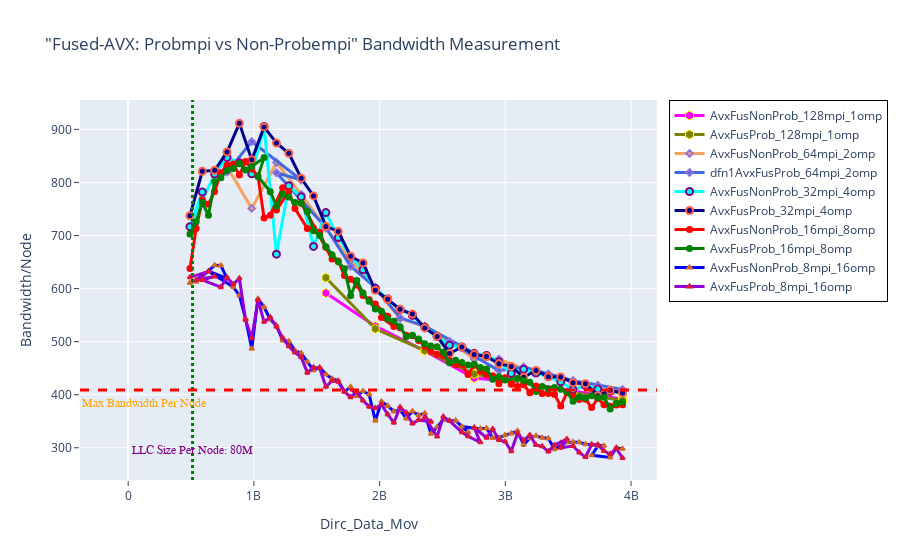

Notebook code for this chart:
### Markdown cell above
# BANDWIDTH

### Code cell
fig = go.Figure() 

# Case 1
fig.add_trace(go.Scatter(x=(dfn1AvxFusNonProb_128mpi_1omp.Dirc_Data_Mov*(dfn1AvxFusNonProb_128mpi_1omp.MPI_size)), 
                         y=(dfn1AvxFusNonProb_128mpi_1omp.BAND*(dfn1AvxFusNonProb_128mpi_1omp.MPI_size)), 
                         mode='lines+markers', 
                         name='AvxFusNonProb_128mpi_1omp',
                         line=dict(color='magenta',width=3),
                         marker=dict(symbol='hexagon',size=9, line=dict(color='yellow',width=1))))

fig.add_trace(go.Scatter(x=(dfn1AvxFusProb_128mpi_1omp.Dirc_Data_Mov*(dfn1AvxFusProb_128mpi_1omp.MPI_size)), 
                         y=(dfn1AvxFusProb_128mpi_1omp.BAND*(dfn1AvxFusProb_128mpi_1omp.MPI_size)), 
                         mode='lines+markers', 
                         name='AvxFusProb_128mpi_1omp',
                         line=dict(color='olive',width=3),
                         marker=dict(symbol='hexagon',size=9, line=dict(color='yellow',width=1))))


# Case 2
fig.add_trace(go.Scatter(x=(dfn1AvxFusNonProb_64mpi_2omp.Dirc_Data_Mov*(dfn1AvxFusNonProb_64mpi_2omp.MPI_size)), 
                         y=(dfn1AvxFusNonProb_64mpi_2omp.BAND*(dfn1AvxFusNonProb_64mpi_2omp.MPI_size)), 
                         mode='lines+markers', 
                         name='AvxFusNonProb_64mpi_2omp',
                         line=dict(color='sandybrown',width=3),
                         marker=dict(symbol='diamond',size=5,line=dict(color='MediumPurple',width=2))))

fig.add_trace(go.Scatter(x=(dfn1AvxFusProb_64mpi_2omp.Dirc_Data_Mov*(dfn1AvxFusProb_64mpi_2omp.MPI_size)), 
                         y=(dfn1AvxFusProb_64mpi_2omp.BAND*(dfn1AvxFusProb_64mpi_2omp.MPI_size)), 
                         mode='lines+markers', 
                         name='dfn1AvxFusProb_64mpi_2omp',
                         line=dict(color='royalblue',width=3),
                         marker=dict(symbol='diamond',size=5,line=dict(color='MediumPurple',width=2))))


# Case 3
fig.add_trace(go.Scatter(x=(dfn1AvxFusNonProb_32mpi_4omp.Dirc_Data_Mov*(dfn1AvxFusNonProb_32mpi_4omp.MPI_size)), 
                         y=(dfn1AvxFusNonProb_32mpi_4omp.BAND*(dfn1AvxFusNonProb_32mpi_4omp.MPI_size)), 
                         mode='lines+markers', 
                         name='AvxFusNonProb_32mpi_4omp',
                         line=dict(color='cyan',width=3),
                         marker=dict(symbol='circle',size=7,line=dict(color='Purple',width=2))))


fig.add_trace(go.Scatter(x=(dfn1AvxFusProb_32mpi_4omp.Dirc_Data_Mov*(dfn1AvxFusProb_32mpi_4omp.MPI_size)), 
                         y=(dfn1AvxFusProb_32mpi_4omp.BAND*(dfn1AvxFusProb_32mpi_4omp.MPI_size)), 
                         mode='lines+markers', 
                         name='AvxFusProb_32mpi_4omp',
                         line=dict(color='darkblue',width=3),
                         marker=dict(symbol='circle',size=7, line=dict(color='tomato',width=2))))



# Case 4

fig.add_trace(go.Scatter(x=(dfn1AvxFusNonProb_16mpi_8omp.Dirc_Data_Mov*(dfn1AvxFusNonProb_16mpi_8omp.MPI_size)), 
                         y=(dfn1AvxFusNonProb_16mpi_8omp.BAND*(dfn1AvxFusNonProb_16mpi_8omp.MPI_size)), 
                         mode='lines+markers', 
                         name='AvxFusNonProb_16mpi_8omp',
                         line=dict(color='red',width=3),
                         marker=dict(symbol='circle',size=5,line=dict(color='red',width=2))))


fig.add_trace(go.Scatter(x=(dfn1AvxFusProb_16mpi_8omp.Dirc_Data_Mov*(dfn1AvxFusProb_16mpi_8omp.MPI_size)), 
                         y=(dfn1AvxFusProb_16mpi_8omp.BAND*(dfn1AvxFusProb_16mpi_8omp.MPI_size)), 
                         mode='lines+markers', 
                         name='AvxFusProb_16mpi_8omp',
                         line=dict(color='green',width=3),
                         marker=dict(symbol='circle',size=5,line=dict(color='green',width=2))))


# Case 5

fig.add_trace(go.Scatter(x=(dfn1AvxFusNonProb_8mpi_16omp.Dirc_Data_Mov*(dfn1AvxFusNonProb_8mpi_16omp.MPI_size)), 
                         y=(dfn1AvxFusNonProb_8mpi_16omp.BAND*(dfn1AvxFusNonProb_8mpi_16omp.MPI_size)), 
                         mode='lines+markers', 
                         name='AvxFusNonProb_8mpi_16omp',
                         line=dict(color='blue',width=3),
                         marker=dict(symbol='triangle-up',size=4,line=dict(color='chocolate',width=2))))


fig.add_trace(go.Scatter(x=(dfn1AvxFusProb_8mpi_16omp.Dirc_Data_Mov*(dfn1AvxFusProb_8mpi_16omp.MPI_size)), 
                         y=(dfn1AvxFusProb_8mpi_16omp.BAND*(dfn1AvxFusProb_8mpi_16omp.MPI_size)), 
                         mode='lines+markers', 
                         name='AvxFusProb_8mpi_16omp',
                         line=dict(color='darkviolet',width=3),
                         marker=dict(symbol='triangle-up',size=4,line=dict(color='crimson',width=2))))




# Adding vertical and horizontal lines 
fig.add_vline(x=512e6, line_width=3, line_dash="dot", line_color="green")
fig.add_hline(y=409, line_width=3, line_dash="dash", line_color="red")

# Add annotation with arrow
fig.add_annotation(
    x='512e6'
    , y=280
    , text=f'LLC Size Per Node: 80M'
    , yanchor='bottom'
    , showarrow=False
    , arrowhead=1
    , arrowsize=1
    , arrowwidth=2
    , arrowcolor="#636363"
    , ax=-20
    , ay=-30
    , font=dict(size=12, color="purple", family="Sans Serif")
    , align="left"
    ,)

fig.add_annotation(
    x='130e6'
    , y=370
    , text=f'Max Bandwidth Per Node'
    , yanchor='bottom'
    , showarrow=False
    , arrowhead=1
    , arrowsize=1
    , arrowwidth=2
    , arrowcolor="#636363"
    , ax=-20
    , ay=-30
    , font=dict(size=12, color="orange", family="Sans Serif")
    , align="left"
    ,)


fig.update_layout(title='"Fused-AVX: Probmpi vs Non-Probempi" Bandwidth Measurement',
                  xaxis_title='Dirc_Data_Mov', yaxis_title='Bandwidth/Node', 
                  xaxis=dict(ticks="outside"),  
                  yaxis=dict(ticks="outside"),
                  legend=go.layout.Legend(bordercolor="black",borderwidth=1))

### Figure 1 — Plotly figure (JSON) as saved in the notebook; plotly's stock layout.template omitted (floating-point values rounded to 4 significant figures)
{"data": [{"line": {"color": "magenta", "width": 3}, "marker": {"line": {"color": "yellow", "width": 1}, "size": 9, "symbol": "hexagon"}, "mode": "lines+markers", "name": "AvxFusNonProb_128mpi_1omp", "type": "scatter", "x": [1572864000, 1966080000, 2359296000, 2752512000, 3145728000, 3538944000, 3932160000], "y": [591.4, 529.2, 482.6, 431.4, 422.7, 406.4, 391.6]}, {"line": {"color": "olive", "width": 3}, "marker": {"line": {"color": "yellow", "width": 1}, "size": 9, "symbol": "hexagon"}, "mode": "lines+markers", "name": "AvxFusProb_128mpi_1omp", "type": "scatter", "x": [1572864000, 1966080000, 2359296000, 2752512000, 3145728000, 3538944000, 3932160000], "y": [620.4, 524.2, 483.1, 438.9, 422.9, 403.9, 388.9]}, {"line": {"color": "sandybrown", "width": 3}, "marker": {"line": {"color": "MediumPurple", "width": 2}, "size": 5, "symbol": "diamond"}, "mode": "lines+markers", "name": "AvxFusNonProb_64mpi_2omp", "type": "scatter", "x": [786432000, 983040000, 1179648000, 1376256000, 1572864000, 1769472000, 1966080000, 2162688000, 2359296000, 2555904000, 2752512000, 2949120000, 3145728000, 3342336000, 3538944000, 3735552000, 3932160000], "y": [829.4, 751.1, 837.7, 777.5, 713.9, 653.1, 600.1, 543.6, 528.5, 500.0, 467.1, 467.0, 448.4, 438.9, 426.4, 399.1, 404.5]}, {"line": {"color": "royalblue", "width": 3}, "marker": {"line": {"color": "MediumPurple", "width": 2}, "size": 5, "symbol": "diamond"}, "mode": "lines+markers", "name": "dfn1AvxFusProb_64mpi_2omp", "type": "scatter", "x": [786432000, 983040000, 1376256000, 1179648000, 1572864000, 1769472000, 1966080000, 2162688000, 2359296000, 2752512000, 2555904000, 2949120000, 3145728000, 3342336000, 3538944000, 3735552000, 3932160000], "y": [819.4, 877.0, 804.6, 818.3, 715.1, 641.9, 602.5, 544.9, 529.1, 478.5, 500.2, 445.5, 452.3, 438.7, 426.4, 418.1, 409.8]}, {"line": {"color": "cyan", "width": 3}, "marker": {"line": {"color": "Purple", "width": 2}, "size": 7, "symbol": "circle"}, "mode": "lines+markers", "name": "AvxFusNonProb_32mpi_4omp", "type": "scatter", "x": [589824000, 491520000, 688128000, 786432000, 884736000, 983040000, 1081344000, 1179648000, 1277952000, 1376256000, 1474560000, 1572864000, 1671168000, 1769472000, 1867776000, 1966080000, 2064384000, 2162688000, 2260992000, 2359296000, 2457600000, 2555904000, 2654208000, 2752512000, 2850816000, 2949120000, 3047424000, 3145728000, 3244032000, 3342336000, 3440640000, 3538944000, 3637248000, 3735552000, 3833856000, 3932160000], "y": [782.0, 716.7, 815.8, 847.1, 837.1, 816.3, 905.4, 664.9, 793.8, 772.9, 679.4, 743.2, 696.1, 660.6, 635.4, 600.3, 580.3, 560.5, 549.4, 527.1, 509.7, 493.1, 489.9, 477.5, 474.0, 462.0, 439.9, 447.8, 440.7, 434.0, 424.3, 409.5, 417.4, 410.6, 406.2, 403.9]}, {"line": {"color": "darkblue", "width": 3}, "marker": {"line": {"color": "tomato", "width": 2}, "size": 7, "symbol": "circle"}, "mode": "lines+markers", "name": "AvxFusProb_32mpi_4omp", "type": "scatter", "x": [491520000, 589824000, 688128000, 786432000, 884736000, 983040000, 1081344000, 1179648000, 1277952000, 1376256000, 1474560000, 1572864000, 1671168000, 1769472000, 1867776000, 1966080000, 2064384000, 2162688000, 2260992000, 2359296000, 2457600000, 2555904000, 2654208000, 2752512000, 2850816000, 2949120000, 3047424000, 3145728000, 3244032000, 3342336000, 3440640000, 3538944000, 3637248000, 3735552000, 3833856000, 3932160000], "y": [737.3, 821.0, 822.8, 857.4, 911.3, 842.5, 904.7, 874.2, 855.1, 807.8, 774.6, 717.2, 707.8, 660.9, 648.2, 596.8, 579.9, 560.9, 551.9, 525.8, 509.8, 477.6, 490.0, 475.8, 472.0, 458.2, 453.3, 432.9, 445.8, 433.9, 433.3, 422.6, 420.6, 398.1, 408.2, 403.4]}, {"line": {"color": "red", "width": 3}, "marker": {"line": {"color": "red", "width": 2}, "size": 5, "symbol": "circle"}, "mode": "lines+markers", "name": "AvxFusNonProb_16mpi_8omp", "type": "scatter", "x": [491520000, 540672000, 589824000, 638976000, 688128000, 737280000, 786432000, 835584000, 884736000, 933888000, 983040000, 1032192000, 1081344000, 1130496000, 1228800000, 1179648000, 1277952000, 1327104000, 1425408000, 1474560000, 1523712000, 1572864000, 1376256000, 1622016000, 1671168000, 1720320000, 1769472000, 1818624000, 1867776000, 1916928000, 1966080000, 2064384000, 2015232000, 2113536000, 2162688000, 2211840000, 2260992000, 2310144000, 2359296000, 2408448000, 2457600000, 2506752000, 2555904000, 2605056000, 2654208000, 2703360000, 2752512000, 2801664000, 2850816000, 2899968000, 2949120000, 2998272000, 3047424000, 3096576000, 3145728000, 3194880000, 3244032000, 3293184000, 3342336000, 3391488000, 3440640000, 3489792000, 3538944000, 3588096000, 3637248000, 3686400000, 3735552000, 3784704000, 3833856000, 3883008000, 3932160000], "y": [637.6, 713.4, 767.2, 759.1, 782.9, 818.1, 833.0, 834.6, 813.9, 839.4, 825.5, 812.3, 732.9, 738.2, 790.0, 747.9, 783.0, 750.8, 713.3, 713.5, 706.1, 677.7, 760.9, 655.6, 652.1, 624.7, 617.4, 606.6, 586.9, 579.0, 570.9, 547.9, 545.4, 528.5, 526.1, 511.8, 511.1, 502.0, 491.4, 482.1, 476.0, 473.4, 464.4, 456.6, 456.8, 438.0, 455.7, 444.3, 437.0, 435.7, 420.5, 432.1, 419.9, 415.0, 418.6, 403.7, 416.5, 402.2, 402.4, 400.6, 378.5, 403.6, 397.2, 391.1, 391.3, 375.9, 392.9, 381.2, 378.1, 380.6, 381.0]}, {"line": {"color": "green", "width": 3}, "marker": {"line": {"color": "green", "width": 2}, "size": 5, "symbol": "circle"}, "mode": "lines+markers", "name": "AvxFusProb_16mpi_8omp", "type": "scatter", "x": [491520000, 540672000, 589824000, 638976000, 688128000, 737280000, 786432000, 835584000, 884736000, 933888000, 983040000, 1081344000, 1032192000, 1130496000, 1179648000, 1228800000, 1277952000, 1327104000, 1376256000, 1425408000, 1474560000, 1523712000, 1572864000, 1622016000, 1671168000, 1720320000, 1769472000, 1818624000, 1867776000, 1916928000, 1966080000, 2015232000, 2064384000, 2113536000, 2162688000, 2211840000, 2260992000, 2310144000, 2359296000, 2408448000, 2457600000, 2506752000, 2555904000, 2605056000, 2654208000, 2703360000, 2752512000, 2801664000, 2850816000, 2899968000, 2949120000, 2998272000, 3096576000, 3145728000, 3194880000, 3244032000, 3293184000, 3342336000, 3391488000, 3440640000, 3489792000, 3538944000, 3588096000, 3637248000, 3686400000, 3735552000, 3784704000, 3833856000, 3883008000, 3932160000], "y": [702.7, 726.1, 761.8, 738.2, 801.5, 808.8, 822.7, 826.3, 835.7, 823.4, 830.1, 846.8, 811.1, 782.7, 755.8, 778.4, 772.7, 762.3, 761.2, 745.2, 709.1, 699.9, 678.7, 663.7, 650.7, 637.2, 586.3, 615.1, 591.5, 576.1, 561.4, 557.3, 542.7, 538.5, 528.0, 509.1, 511.9, 504.9, 496.0, 491.7, 490.2, 479.9, 460.3, 464.8, 460.8, 455.9, 457.2, 451.0, 448.6, 429.1, 434.0, 427.5, 431.2, 427.2, 423.6, 406.2, 415.2, 411.0, 413.7, 410.1, 405.6, 387.4, 395.6, 393.6, 398.0, 394.4, 395.8, 373.0, 384.0, 386.2]}, {"line": {"color": "blue", "width": 3}, "marker": {"line": {"color": "chocolate", "width": 2}, "size": 4, "symbol": "triangle-up"}, "mode": "lines+markers", "name": "AvxFusNonProb_8mpi_16omp", "type": "scatter", "x": [491520000, 589824000, 540672000, 688128000, 737280000, 786432000, 638976000, 835584000, 884736000, 933888000, 983040000, 1032192000, 1081344000, 1130496000, 1179648000, 1228800000, 1277952000, 1327104000, 1376256000, 1425408000, 1474560000, 1523712000, 1572864000, 1622016000, 1671168000, 1720320000, 1769472000, 1818624000, 1867776000, 1916928000, 1966080000, 2015232000, 2064384000, 2113536000, 2162688000, 2211840000, 2260992000, 2310144000, 2359296000, 2408448000, 2457600000, 2506752000, 2555904000, 2605056000, 2703360000, 2654208000, 2752512000, 2801664000, 2850816000, 2899968000, 2949120000, 2998272000, 3047424000, 3096576000, 3145728000, 3194880000, 3244032000, 3293184000, 3342336000, 3391488000, 3489792000, 3440640000, 3538944000, 3588096000, 3637248000, 3784704000, 3735552000, 3686400000, 3833856000, 3883008000, 3932160000], "y": [610.5, 621.1, 612.7, 643.7, 643.5, 619.4, 632.7, 603.1, 587.1, 542.8, 486.6, 580.4, 565.0, 541.7, 530.7, 502.2, 500.4, 483.0, 478.3, 462.4, 445.9, 451.5, 438.5, 430.2, 426.6, 405.4, 414.8, 397.4, 406.8, 400.5, 350.9, 387.1, 378.8, 368.4, 371.2, 355.3, 368.8, 361.3, 365.0, 326.2, 338.9, 352.8, 351.0, 351.1, 329.3, 340.0, 336.9, 335.8, 336.7, 318.6, 318.7, 323.8, 327.0, 331.7, 305.5, 318.5, 322.2, 318.8, 317.4, 297.4, 310.5, 309.2, 310.5, 310.2, 306.6, 303.7, 303.4, 285.7, 281.7, 300.1, 297.9]}, {"line": {"color": "darkviolet", "width": 3}, "marker": {"line": {"color": "crimson", "width": 2}, "size": 4, "symbol": "triangle-up"}, "mode": "lines+markers", "name": "AvxFusProb_8mpi_16omp", "type": "scatter", "x": [491520000, 638976000, 540672000, 688128000, 589824000, 737280000, 786432000, 835584000, 884736000, 933888000, 983040000, 1032192000, 1081344000, 1130496000, 1179648000, 1228800000, 1277952000, 1327104000, 1376256000, 1425408000, 1474560000, 1523712000, 1572864000, 1622016000, 1671168000, 1720320000, 1769472000, 1818624000, 1867776000, 1916928000, 1966080000, 2015232000, 2064384000, 2113536000, 2162688000, 2211840000, 2260992000, 2310144000, 2408448000, 2359296000, 2457600000, 2506752000, 2555904000, 2654208000, 2703360000, 2801664000, 2752512000, 2850816000, 2899968000, 2949120000, 2998272000, 3047424000, 3096576000, 3145728000, 3194880000, 3244032000, 3293184000, 3342336000, 3391488000, 3489792000, 3440640000, 3538944000, 3588096000, 3637248000, 3686400000, 3735552000, 3784704000, 3833856000, 3883008000, 3932160000], "y": [621.2, 632.5, 616.0, 622.7, 616.3, 602.5, 620.9, 608.1, 619.4, 540.9, 506.6, 578.1, 537.3, 545.7, 528.0, 507.3, 491.4, 479.5, 470.7, 441.6, 451.4, 449.9, 414.8, 426.5, 424.4, 405.7, 395.4, 405.7, 388.9, 377.4, 374.5, 381.5, 362.7, 347.3, 376.3, 366.2, 345.5, 352.5, 349.2, 357.4, 321.0, 358.4, 350.5, 329.3, 321.7, 310.2, 337.8, 319.0, 335.2, 314.8, 311.7, 293.3, 326.8, 313.7, 323.6, 305.0, 302.7, 293.2, 305.1, 316.5, 300.1, 303.1, 291.1, 282.3, 306.2, 305.7, 293.9, 288.1, 298.7, 280.7]}], "layout": {"annotations": [{"align": "left", "arrowcolor": "#636363", "arrowhead": 1, "arrowsize": 1, "arrowwidth": 2, "ax": -20, "ay": -30, "font": {"color": "purple", "family": "Sans Serif", "size": 12}, "showarrow": false, "text": "LLC Size Per Node: 80M", "x": "512e6", "y": 280, "yanchor": "bottom"}, {"align": "left", "arrowcolor": "#636363", "arrowhead": 1, "arrowsize": 1, "arrowwidth": 2, "ax": -20, "ay": -30, "font": {"color": "orange", "family": "Sans Serif", "size": 12}, "showarrow": false, "text": "Max Bandwidth Per Node", "x": "130e6", "y": 370, "yanchor": "bottom"}], "legend": {"bordercolor": "black", "borderwidth": 1}, "shapes": [{"line": {"color": "green", "dash": "dot", "width": 3}, "type": "line", "x0": 512000000, "x1": 512000000, "xref": "x", "y0": 0, "y1": 1, "yref": "y domain"}, {"line": {"color": "red", "dash": "dash", "width": 3}, "type": "line", "x0": 0, "x1": 1, "xref": "x domain", "y0": 409, "y1": 409, "yref": "y"}], "title": {"text": "\"Fused-AVX: Probmpi vs Non-Probempi\" Bandwidth Measurement"}, "xaxis": {"ticks": "outside", "title": {"text": "Dirc_Data_Mov"}}, "yaxis": {"ticks": "outside", "title": {"text": "Bandwidth/Node"}}}}
